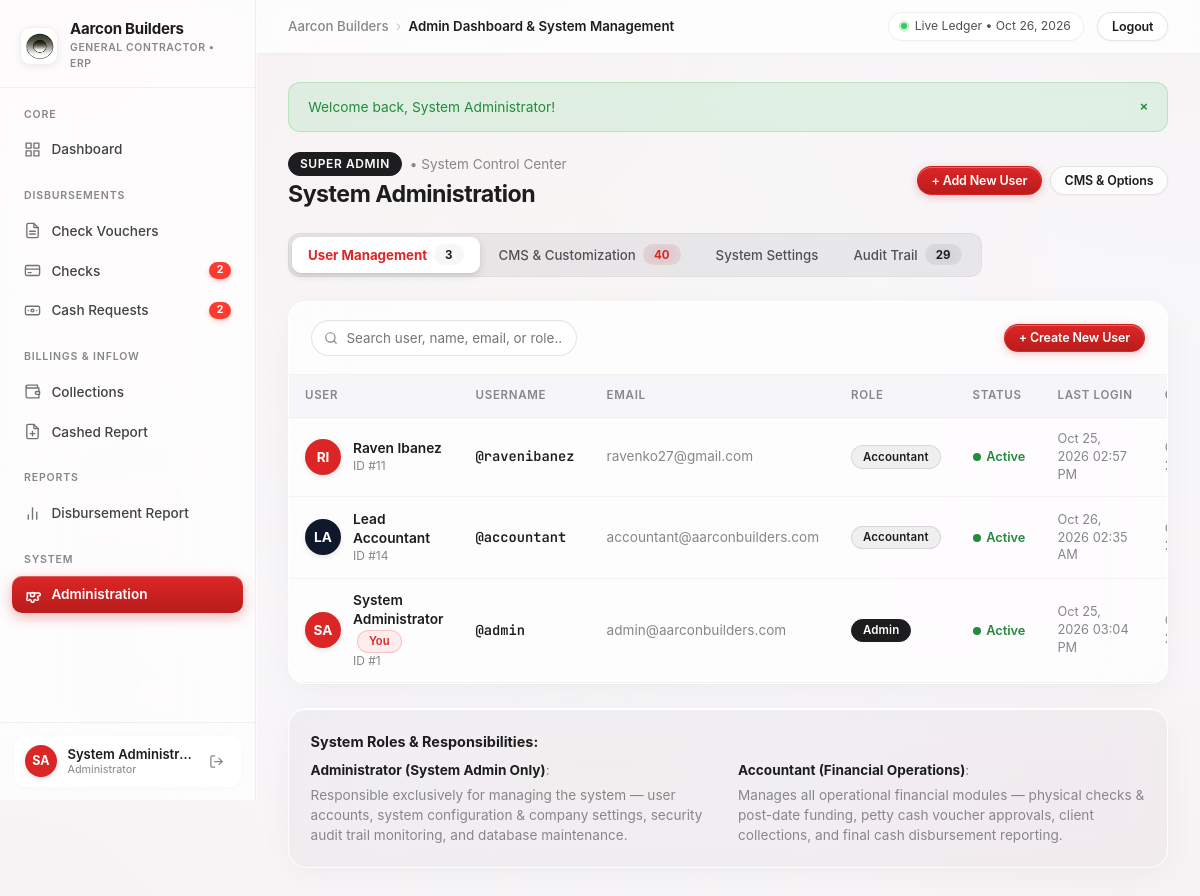
/admin.php (signed in), run on the app's committed database.
### tables this page shows
CREATE TABLE users (
    id INTEGER PRIMARY KEY AUTOINCREMENT,
    username VARCHAR(50) NOT NULL UNIQUE,
    password VARCHAR(255) NOT NULL,
    full_name VARCHAR(100) NOT NULL,
    email VARCHAR(150) DEFAULT '',
    role VARCHAR(50) DEFAULT 'admin', -- 'admin', 'manager', 'cashier', 'engineer'
    status VARCHAR(20) DEFAULT 'active', -- 'active', 'inactive'
    avatar_color VARCHAR(20) DEFAULT '#2563eb',
    last_login DATETIME DEFAULT NULL,
    created_at DATETIME DEFAULT CURRENT_TIMESTAMP
);

### admin.php (the view, shortened to what the rows shown need)
<?php
require_once __DIR__ . '/config/config.php';
require_once __DIR__ . '/includes/auth.php';
$db = get_db();
$activeTab = $_GET['tab'] ?? 'tab-users';
$users = $db->query('SELECT * FROM users ORDER BY role ASC, id ASC')->fetchAll();
require_once __DIR__ . '/includes/header.php';
?>
<div class="page-header no-print">
    <div>
        <h1 class="page-title">System Administration</h1>
    </div>
</div>
<div class="tabs-container">
    <div class="tab-pane <?= $activeTab === 'tab-users' ? 'active' : '' ?>" id="tab-users">
        <div class="card">
            <div class="card-body" style="padding: 0;">
                <div class="table-responsive">
                    <table class="data-table" id="usersTable">
                        <thead>
                            <tr>
                                <th>User</th>
                                <th>Username</th>
                                <th>Email</th>
                                <th>Role</th>
                                <th>Status</th>
                                <th>Last Login</th>
                                <th>Created</th>
                            </tr>
                        </thead>
                        <tbody>
                            <?php foreach ($users as $u): ?>
                                <?php
                                    $isSelf = ((int)$u['id'] === (int)$currentUser['id']);
                                    $initials = strtoupper(substr($u['full_name'], 0, 1) . (strpos($u['full_name'], ' ') !== false ? substr($u['full_name'], strpos($u['full_name'], ' ') + 1, 1) : ''));
                                    $avatarColor = !empty($u['avatar_color']) ? $u['avatar_color'] : '#dc2626';
                                ?>
                                <tr>
                                    <td>
                                        <div style="display: flex; align-items: center; gap: 0.75rem;">
                                            <div style="width: 36px; height: 36px; border-radius: 50%; background: <?= e($avatarColor) ?>; color: #ffffff; display: flex; align-items: center; justify-content: center; font-weight: 700; font-size: 0.85rem; flex-shrink: 0; box-shadow: 0 2px 5px rgba(0,0,0,0.1);">
                                                <?= e($initials) ?>
                                            </div>
                                            <div>
                                                <div style="font-weight: 600; color: var(--text-main);">
                                                    <?= e($u['full_name']) ?>
                                                    <?php if ($isSelf): ?>
                                                        <span class="badge badge-inprocess" style="font-size: 0.7rem; margin-left: 0.25rem;">You</span>
                                                    <?php endif; ?>
                                                </div>
                                                <div style="font-size: 0.75rem; color: var(--text-muted);">ID #<?= $u['id'] ?></div>
                                            </div>
                                        </div>
                                    </td>
                                    <td>
                                        <span style="font-family: var(--font-mono); font-weight: 600; color: var(--text-main);">
                                            @<?= e($u['username']) ?>
                                        </span>
                                    </td>
                                    <td>
                                        <span style="color: var(--text-muted); font-size: 0.85rem;">
                                            <?= !empty($u['email']) ? e($u['email']) : '&mdash;' ?>
                                        </span>
                                    </td>
                                    <td>
                                        <?php if ($u['role'] === 'admin'): ?>
                                            <span class="badge badge-admin">Admin</span>
                                        <?php else: ?>
                                            <span class="badge badge-accountant">Accountant</span>
                                        <?php endif; ?>
                                    </td>
                                    <td>
                                        <?php if ($u['status'] === 'active'): ?>
                                            <span style="display: inline-flex; align-items: center; gap: 0.35rem; color: var(--color-success); font-weight: 600; font-size: 0.8rem;">
                                                <span style="width: 8px; height: 8px; border-radius: 50%; background: var(--color-success);"></span>
                                                Active
                                            </span>
                                        <?php endif; ?>
                                    </td>
                                    <td style="font-size: 0.8rem; color: var(--text-muted);">
                                        <?= format_date($u['last_login'], 'M d, Y h:i A') ?>
                                    </td>
                                    <td style="font-size: 0.8rem; color: var(--text-muted);">
                                    </td>
                                </tr>
                            <?php endforeach; ?>
                        </tbody>
                    </table>
                </div>
            </div>
        </div>
    </div>
</div>
<?php require_once __DIR__ . '/includes/footer.php'; ?>

### includes/header.php (shortened to what the rows shown need)
<?php
require_once __DIR__ . '/../config/config.php';
$currentUser = current_user();
$userInitials = 'U';
$userColor = '#dc2626';
if ($currentUser) {
    $userInitials = strtoupper(substr($currentUser['full_name'], 0, 1) . (strpos($currentUser['full_name'], ' ') !== false ? substr($currentUser['full_name'], strpos($currentUser['full_name'], ' ') + 1, 1) : ''));
    $userColor = $currentUser['avatar_color'] ?? '#dc2626';
}
?>
<!DOCTYPE html>
<html lang="en">
<head>
    <link rel="stylesheet" href="assets/css/style.css?v=<?= file_exists(__DIR__ . '/../assets/css/style.css') ? filemtime(__DIR__ . '/../assets/css/style.css') : time() ?>">
</head>
<body>
<div class="app-layout">
    <aside class="app-sidebar no-print" id="appSidebar">
        <?php if ($currentUser): ?>
            <div class="sidebar-footer">
                <div class="sidebar-user">
                    <div class="sidebar-avatar" style="background: <?= e($userColor) ?>;">
                        <?= e($userInitials) ?>
                    </div>
                    <div class="sidebar-user-info">
                        <div class="sidebar-user-name" title="<?= e($currentUser['full_name']) ?>"><?= e($currentUser['full_name']) ?></div>
                        <div class="sidebar-user-role"><?= e(get_user_role_label($currentUser['role'])) ?></div>
                    </div>
                    <a href="logout.php" class="sidebar-logout-btn" title="Sign out of <?= e($currentUser['username']) ?>">
                        <svg viewBox="0 0 24 24" fill="none" stroke="currentColor" stroke-width="2" stroke-linecap="round" stroke-linejoin="round"><path d="M9 21H5a2 2 0 0 1-2-2V5a2 2 0 0 1 2-2h4"></path><polyline points="16 17 21 12 16 7"></polyline><line x1="21" y1="12" x2="9" y2="12"></line></svg>
                    </a>
                </div>
            </div>
        <?php endif; ?>
    </aside>
    <div class="app-main">
        <main class="main-wrapper">

### data on the page
users: full_name "SA", full_name "System Administr…", role "Administrator", full_name "System Administrator", shows "You", id "1", username "admin", email "admin@aarconbuilders.com", status "active" (drawn), last_login "Oct 25, 2026 03:04 PM"
users: full_name "RI", full_name "Raven Ibanez", id "11", username "ravenibanez", email "ravenko27@gmail.com", role "Accountant", status "active" (drawn), last_login "Oct 25, 2026 02:57 PM"
users: full_name "LA", full_name "Lead Accountant", id "14", username "accountant", email "accountant@aarconbuilders.com", role "Accountant", status "active" (drawn), last_login "Oct 26, 2026 02:35 AM"

### other printed values
$dynamicAppName "Aarcon Builders"
$pendingChecksCount "2"
$pendingCashCount "2"
$pageTitle "Admin Dashboard & System Management"
$flash['message'] "Welcome back, System Administrator!"
$totalUsers "3"
$totalCmsBanks + $totalCmsDropdowns + $totalCmsFields "40"
$totalAuditLogsCount "29"
